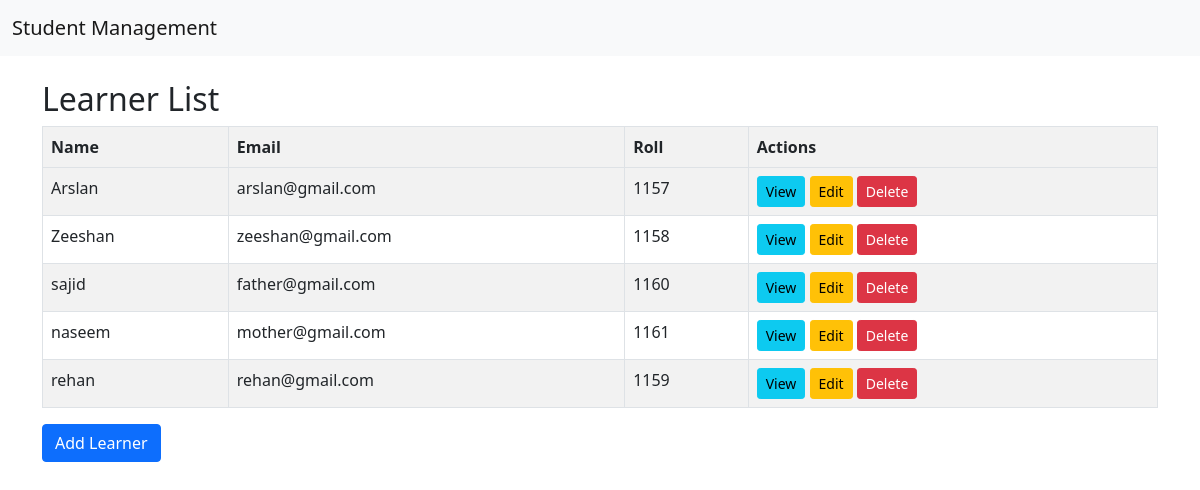
The app's page /learner/ with its own data.
### Prophet/models.py (models this page shows, shortened)
class Learner(models.Model):
    name = models.CharField(max_length=100)
    email = models.EmailField(max_length=70)
    roll = models.IntegerField()

### Prophet/views.py (the view)
# urls.py: path('', views.LearnerListView.as_view(), name='list'),
class LearnerListView(ListView):
    model = Learner
    template_name = 'Prophet/learner_list.html'
    context_object_name = 'learners'

### Prophet/templates/Prophet/learner_list.html (shortened to what this page needs)
{% extends 'Prophet/parent.html' %}
{% block content %}
<h2>Learner List</h2>
<table class="table table-bordered table-striped">
    <thread>
        <tr>
            <th>Name</th>
            <th>Email</th>
            <th>Roll</th>
            <th>Actions</th>
        </tr>
<tbody>
{% for learner in learners %}
<tr>
    <td>{{learner.name}}</td>
    <td>{{learner.email}}</td>
    <td>{{learner.roll}}</td>
    <td>
    <a href="{% url 'detail' learner.pk %}" class="btn btn-info btn-sm">View</a>
    <a href="{% url 'edit' learner.pk %}" class="btn btn-warning btn-sm">Edit</a>
    <a href="{% url 'delete' learner.pk %}" class="btn btn-danger btn-sm">Delete
     </td>
   </tr>
{% endfor %}
</tbody>
</table>
<a href="{% url 'create' %}" class="btn btn-primary">Add Learner</a>
{% endblock %}

### Prophet/templates/Prophet/parent.html (shortened to what this page needs)
<!DOCTYPE html>
<html lang="en">
<head>
    <link href="https://cdn.jsdelivr.net/npm/bootstrap@5.0.2/dist/css/bootstrap.min.css" rel="stylesheet"
>
</head>
<body>
    <nav class="navbar navbar-expand-lg navbar-light bg-light">
        <div class="container-fluid">
             <a class="navbar-brand" href="/learner/">Student Management</a>
       </div>
    </nav>
<div class="container mt-4">{% block content %}{% endblock %}</div>
</body>
</html>

### records on screen
Learner: name "Arslan", email "arslan@gmail.com", roll "1157"
Learner: name "Zeeshan", email "zeeshan@gmail.com", roll "1158"
Learner: name "sajid", email "father@gmail.com", roll "1160"
Learner: name "naseem", email "mother@gmail.com", roll "1161"
Learner: name "rehan", email "rehan@gmail.com", roll "1159"
